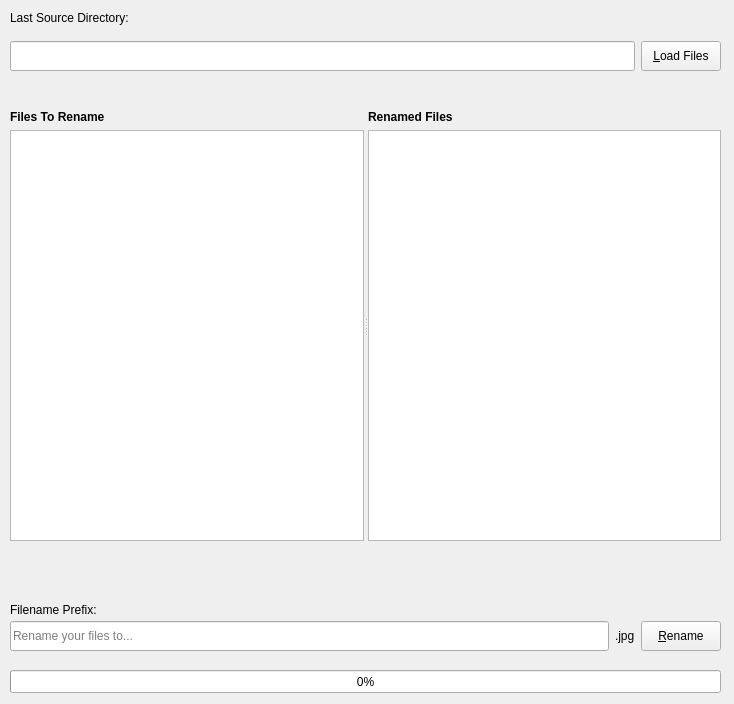
<?xml version="1.0" encoding="UTF-8"?>
<ui version="4.0">
 <class>Window</class>
 <widget class="QWidget" name="Window">
  <property name="geometry">
   <rect>
    <x>0</x>
    <y>0</y>
    <width>734</width>
    <height>704</height>
   </rect>
  </property>
  <property name="windowTitle">
   <string>RP Renamer</string>
  </property>
  <widget class="QLabel" name="label">
   <property name="geometry">
    <rect>
     <x>10</x>
     <y>10</y>
     <width>901</width>
     <height>16</height>
    </rect>
   </property>
   <property name="minimumSize">
    <size>
     <width>0</width>
     <height>15</height>
    </size>
   </property>
   <property name="maximumSize">
    <size>
     <width>16777215</width>
     <height>30</height>
    </size>
   </property>
   <property name="text">
    <string>Last Source Directory:</string>
   </property>
  </widget>
  <widget class="QLabel" name="label_4">
   <property name="geometry">
    <rect>
     <x>10</x>
     <y>600</y>
     <width>711</width>
     <height>20</height>
    </rect>
   </property>
   <property name="minimumSize">
    <size>
     <width>0</width>
     <height>15</height>
    </size>
   </property>
   <property name="maximumSize">
    <size>
     <width>16777215</width>
     <height>30</height>
    </size>
   </property>
   <property name="text">
    <string>Filename Prefix:</string>
   </property>
  </widget>
  <widget class="QProgressBar" name="progressBar">
   <property name="geometry">
    <rect>
     <x>10</x>
     <y>670</y>
     <width>711</width>
     <height>23</height>
    </rect>
   </property>
   <property name="value">
    <number>0</number>
   </property>
  </widget>
  <widget class="QSplitter" name="splitter">
   <property name="geometry">
    <rect>
     <x>10</x>
     <y>110</y>
     <width>711</width>
     <height>431</height>
    </rect>
   </property>
   <property name="orientation">
    <enum>Qt::Horizontal</enum>
   </property>
   <widget class="QWidget" name="">
    <layout class="QVBoxLayout" name="verticalLayout">
     <item>
      <widget class="QLabel" name="label_2">
       <property name="font">
        <font>
         <weight>75</weight>
         <bold>true</bold>
        </font>
       </property>
       <property name="text">
        <string>Files To Rename</string>
       </property>
      </widget>
     </item>
     <item>
      <widget class="QListWidget" name="srcFileList"/>
     </item>
    </layout>
   </widget>
   <widget class="QWidget" name="">
    <layout class="QVBoxLayout" name="verticalLayout_2">
     <item>
      <widget class="QLabel" name="label_3">
       <property name="font">
        <font>
         <weight>75</weight>
         <bold>true</bold>
        </font>
       </property>
       <property name="text">
        <string>Renamed Files</string>
       </property>
      </widget>
     </item>
     <item>
      <widget class="QListWidget" name="dstFileList"/>
     </item>
    </layout>
   </widget>
  </widget>
  <widget class="QWidget" name="">
   <property name="geometry">
    <rect>
     <x>10</x>
     <y>620</y>
     <width>711</width>
     <height>33</height>
    </rect>
   </property>
   <layout class="QHBoxLayout" name="horizontalLayout_2">
    <item>
     <widget class="QLineEdit" name="prefixEdit">
      <property name="minimumSize">
       <size>
        <width>0</width>
        <height>15</height>
       </size>
      </property>
      <property name="maximumSize">
       <size>
        <width>16777215</width>
        <height>30</height>
       </size>
      </property>
      <property name="placeholderText">
       <string>Rename your files to...</string>
      </property>
     </widget>
    </item>
    <item>
     <widget class="QLabel" name="extensionLabel">
      <property name="minimumSize">
       <size>
        <width>0</width>
        <height>15</height>
       </size>
      </property>
      <property name="maximumSize">
       <size>
        <width>16777215</width>
        <height>30</height>
       </size>
      </property>
      <property name="text">
       <string>.jpg</string>
      </property>
     </widget>
    </item>
    <item>
     <widget class="QPushButton" name="renameFilesButton">
      <property name="minimumSize">
       <size>
        <width>0</width>
        <height>15</height>
       </size>
      </property>
      <property name="maximumSize">
       <size>
        <width>16777215</width>
        <height>30</height>
       </size>
      </property>
      <property name="text">
       <string>&amp;Rename</string>
      </property>
     </widget>
    </item>
   </layout>
  </widget>
  <widget class="QWidget" name="">
   <property name="geometry">
    <rect>
     <x>10</x>
     <y>40</y>
     <width>711</width>
     <height>33</height>
    </rect>
   </property>
   <layout class="QHBoxLayout" name="horizontalLayout">
    <item>
     <widget class="QLineEdit" name="dirEdit">
      <property name="minimumSize">
       <size>
        <width>0</width>
        <height>15</height>
       </size>
      </property>
      <property name="maximumSize">
       <size>
        <width>16777215</width>
        <height>30</height>
       </size>
      </property>
      <property name="readOnly">
       <bool>true</bool>
      </property>
     </widget>
    </item>
    <item>
     <widget class="QPushButton" name="loadFilesButton">
      <property name="minimumSize">
       <size>
        <width>0</width>
        <height>15</height>
       </size>
      </property>
      <property name="maximumSize">
       <size>
        <width>16777215</width>
        <height>30</height>
       </size>
      </property>
      <property name="text">
       <string>&amp;Load Files</string>
      </property>
     </widget>
    </item>
   </layout>
  </widget>
 </widget>
 <resources/>
 <connections/>
</ui>
